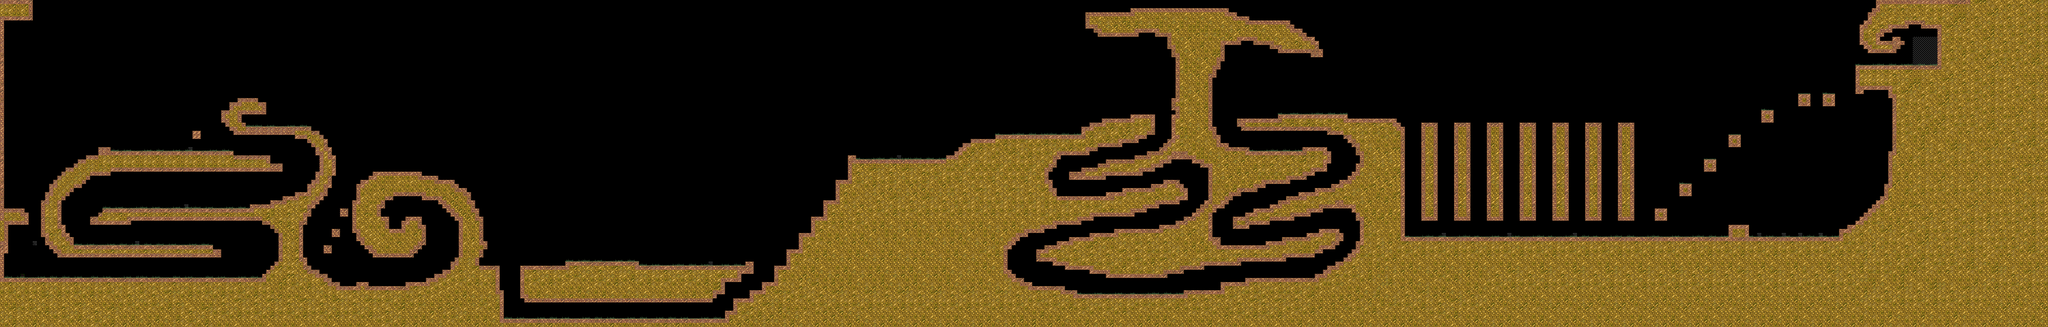

Tiled map render using the project's own tile images. Description and the map definition, with tile-layer contents summarised, below:
An orthogonal 500x80 tile map with 24x24 px tiles, 3 tile layers (Graphics, Meta, Foreground), 2 tilesets.

<map version="1.0" orientation="orthogonal" width="500" height="80" tilewidth="24" tileheight="24">
 <tileset firstgid="1" name="Graphics" tilewidth="24" tileheight="24">
  <image source="tileset_good_dream.png" width="600" height="1000" />
 </tileset>
 <tileset firstgid="1026" name="Meta" tilewidth="24" tileheight="24">
  <image source="meta_tiles.png" width="96" height="48" />
 </tileset>
 <layer name="Graphics" width="500" height="80">
  <data>[40000 cells, 16452 non-empty, 9 distinct tile ids]</data>
 </layer>
 <layer name="Meta" width="500" height="80" opacity="0.2">
  <data>[40000 cells, 2967 non-empty, 4 distinct tile ids]</data>
 </layer>
 <layer name="Foreground" width="500" height="80">
  <data>[40000 cells, 515 non-empty, 5 distinct tile ids]</data>
 </layer>
</map>